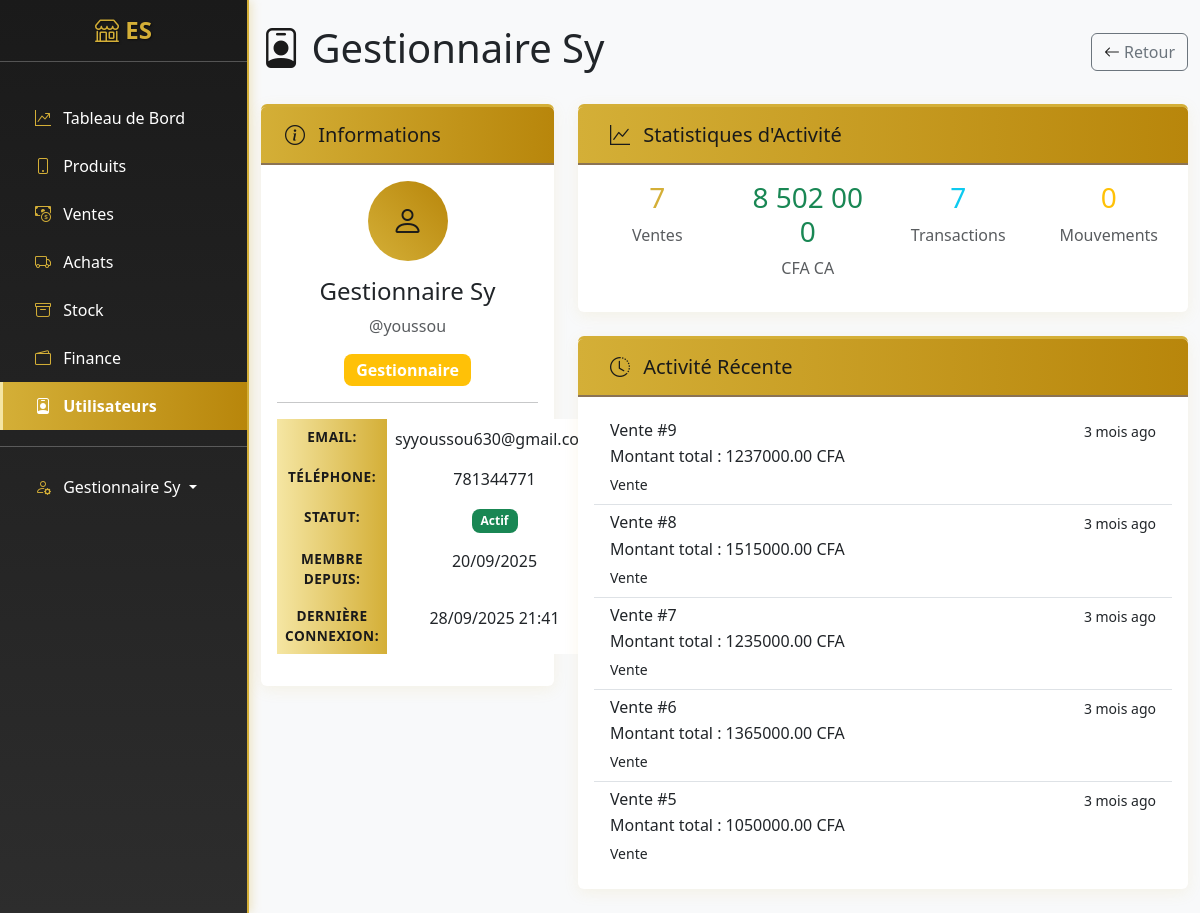
/accounts/users/3/ (signed in), run on an earlier commit of the app's database.
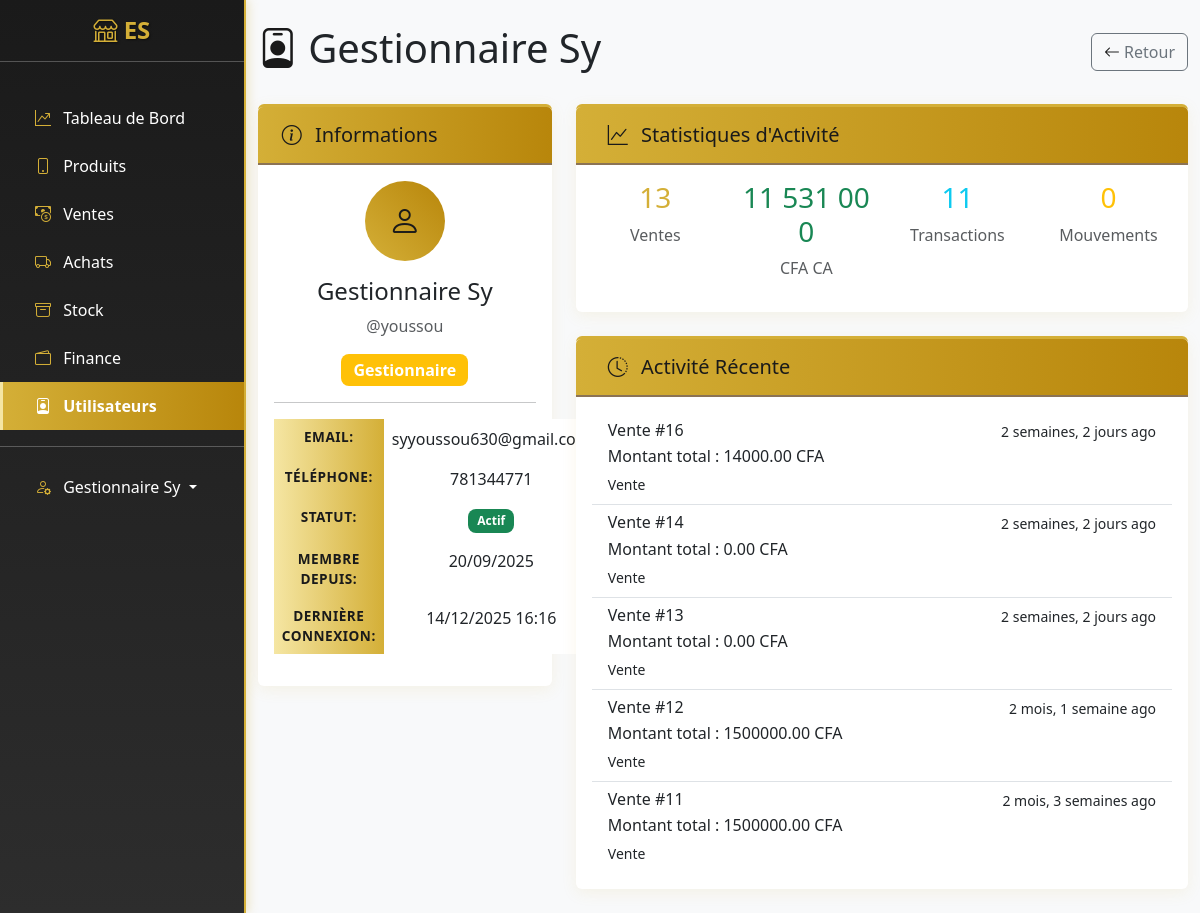
And on a later commit of the database.
### apps/users/models.py (models this page shows, shortened)
class User(AbstractUser):
    ROLE_CHOICES = [
        ('admin', 'Administrateur'),
        ('manager', 'Gestionnaire'),
        ('cashier', 'Caissier'),
    ]
    email = models.EmailField(unique=True)
    telephone = models.CharField(max_length=15, blank=True)
    role = models.CharField(max_length=20, choices=ROLE_CHOICES, default='admin')
    date_creation = models.DateTimeField(auto_now_add=True)
    USERNAME_FIELD = 'username'
    REQUIRED_FIELDS = ['email']
    class Meta:
        verbose_name = "Utilisateur"
        verbose_name_plural = "Utilisateurs"
    @property
    def ventes_count(self):
        return self.ventes_vendeur.count()
    @property
    def ca_total(self):
        return self.ventes_vendeur.aggregate(total=Sum('total_ttc'))['total'] or 0
    @property
    def transactions_count(self):
        return sum(v.transactions.count() for v in self.ventes_vendeur.all())
    @property
    def mouvements_count(self):
        return 0

### apps/ventes/models.py (models this page shows, shortened)
class Vente(models.Model):
    MODE_PAIEMENT_CHOICES = [
        ('especes', 'Espèces'),
        ('carte', 'Carte bancaire'),
        ('cheque', 'Chèque'),
        ('virement', 'Virement'),
        ('mobile', 'Paiement mobile'),
    ]
    numero = models.CharField(max_length=20, unique=True, blank=True)
    client = models.CharField(max_length=200, blank=True)
    telephone_client = models.CharField(max_length=15, blank=True)
    total_ht = models.DecimalField(max_digits=10, decimal_places=2, default=0)
    total_ttc = models.DecimalField(max_digits=10, decimal_places=2, default=0)
    mode_paiement = models.CharField(max_length=20, choices=MODE_PAIEMENT_CHOICES, default='especes')
    vendeur = models.ForeignKey(User, on_delete=models.SET_NULL, null=True, blank=True, related_name="ventes_vendeur")
    date_vente = models.DateTimeField(auto_now_add=True)
    note = models.TextField(blank=True)
    utilisateur = models.ForeignKey(
        User,
        on_delete=models.SET_NULL,
        null=True,
        blank=True,
        related_name='ventes_utilisateur'  # <- correspond à user.ventes
    )
    class Meta:
        verbose_name = "Vente"
        verbose_name_plural = "Ventes"
        ordering = ['-date_vente']

### apps/users/views.py (the view)
# urls.py: path('users/<int:pk>/', views.UserDetailView.as_view(), name='user_detail'),
class UserDetailView(LoginRequiredMixin, UserPassesTestMixin, DetailView):
    model = User
    template_name = 'users/user_detail.html'
    context_object_name = 'user_obj'
    def test_func(self):
        return self.request.user.role in ['admin', 'manager']
    def get_context_data(self, **kwargs):
        context = super().get_context_data(**kwargs)
        user = self.get_object()
        ventes = user.ventes_vendeur.order_by('-date_vente')[:5]
        activites = []
        for vente in ventes:
            activites.append({
                "titre": f"Vente #{vente.id}",
                "description": f"Montant total : {vente.total_ttc} CFA",
                "date": vente.date_vente,
                "type": "Vente"
            })
        context["activites_recentes"] = activites
        return context

### templates/users/user_detail.html (shortened to what the changed rows need)
{% extends 'base.html' %}
{% load humanize %}
{% block content %}
<div class="d-flex justify-content-between align-items-center mb-4">
    <h1><i class="bi bi-person-badge"></i> {{ user_obj.get_full_name|default:user_obj.username }}</h1>
    <div>
        <a href="{% url 'users:user_list' %}" class="btn btn-outline-secondary">
        </a>
    </div>
</div>
<div class="row">
    <div class="col-md-4">
        <div class="card">
            <div class="card-body text-center">
                <div class="avatar-circle mx-auto mb-3" style="width: 80px; height: 80px; font-size: 2rem;">
                    <i class="bi bi-person"></i>
                </div>
                <h4>{{ user_obj.get_full_name|default:user_obj.username }}</h4>
                <p class="text-muted">@{{ user_obj.username }}</p>
                <span class="badge {% if user_obj.role == 'admin' %}bg-danger{% elif user_obj.role == 'manager' %}bg-warning{% else %}bg-info{% endif %} fs-6">
                    {{ user_obj.get_role_display }}
                </span>
                <hr>
                <table class="table table-borderless">
                    <tr>
                        <th>Email:</th>
                        <td>{{ user_obj.email }}</td>
                    </tr>
                    <tr>
                        <th>Téléphone:</th>
                        <td>{{ user_obj.telephone|default:"N/A" }}</td>
                    </tr>
                    <tr>
                        <th>Statut:</th>
                    </tr>
                    <tr>
                        <th>Membre depuis:</th>
                        <td>{{ user_obj.date_creation|date:"d/m/Y" }}</td>
                    </tr>
                    <tr>
                        <th>Dernière connexion:</th>
                        <td>{{ user_obj.last_login|date:"d/m/Y H:i"|default:"Jamais" }}</td>
                    </tr>
                </table>
            </div>
        </div>
    </div>
    <div class="col-md-8">
        <div class="card mb-4">
            <div class="card-body">
                <div class="row text-center">
                    <div class="col-md-3">
                        <h3 class="text-primary">{{ user_obj.ventes_count|default:0 }}</h3>
                        <p class="text-muted">Ventes</p>
                    </div>
                    <div class="col-md-3">
                        <h3 class="text-success">{{ user_obj.ca_total|default:0|floatformat:0|intcomma }}</h3>
                        <p class="text-muted">CFA CA</p>
                    </div>
                    <div class="col-md-3">
                        <h3 class="text-info">{{ user_obj.transactions_count|default:0 }}</h3>
                        <p class="text-muted">Transactions</p>
                    </div>
                    <div class="col-md-3">
                        <h3 class="text-warning">{{ user_obj.mouvements_count|default:0 }}</h3>
                        <p class="text-muted">Mouvements</p>
                    </div>
                </div>
            </div>
        </div>
        <div class="card">
            <div class="card-body">
                <div class="list-group list-group-flush">
                    {% for activite in activites_recentes %}
                    <div class="list-group-item">
                        <div class="d-flex w-100 justify-content-between">
                            <h6 class="mb-1">{{ activite.titre }}</h6>
                            <small>{{ activite.date|timesince }} ago</small>
                        </div>
                        <p class="mb-1">{{ activite.description }}</p>
                        <small>{{ activite.type }}</small>
                    </div>
                    {% empty %}
                    <div class="text-center text-muted py-4">
                        <i class="bi bi-clock-history" style="font-size: 2rem;"></i>
                        <br>Aucune activité récente
                    </div>
                    {% endfor %}
                </div>
            </div>
        </div>
    </div>
</div>
{% endblock %}

### templates/base.html (shortened to what this page needs)
<!DOCTYPE html>
<html lang="fr">
    <head>
        <link href="https://cdn.jsdelivr.net/npm/bootstrap@5.3.0/dist/css/bootstrap.min.css" rel="stylesheet">
        <link rel="stylesheet" href="https://cdn.jsdelivr.net/npm/bootstrap-icons@1.11.0/font/bootstrap-icons.css">
        {% load static %}
        <link rel="stylesheet" href="{% static 'css/custom.css' %}">
    </head>
    <body>
        <div id="wrapper">
            <div class="d-md-flex">
                <nav id="sidebar" class="text-white collapse d-md-block" style="width: 250px; min-height: 100vh;">
                    <div class="position-sticky">
                        <div class="py-3">
                            <h4 class="text-center">
                                <i class="logo bi-shop"></i> ES
                            </h4>
                            <hr>
                        </div>
                        <div class="nav flex-column">
                            <a href="{% url 'dashboard:index' %}" class="nav-link text-white {% if request.resolver_match.app_name == 'dashboard' %}active{% endif %}">
                                <i class="logo bi-graph-up-arrow px-2"></i> Tableau de Bord
                            </a>
                            <a href="{% url 'produits:list' %}" class="nav-link text-white {% if request.resolver_match.app_name == 'produits' %}active{% endif %}">
                                <i class="logo bi-phone px-2"></i> Produits
                            </a>
                            <a href="{% url 'ventes:list' %}" class="nav-link text-white {% if request.resolver_match.app_name == 'ventes' %}active{% endif %}">
                                <i class="logo bi-cash-coin px-2"></i> Ventes
                            </a>
                            <a href="{% url 'achats:list' %}" class="nav-link text-white {% if request.resolver_match.app_name == 'achats' %}active{% endif %}">
                                <i class="logo bi-truck px-2"></i> Achats
                            </a>
                            <a href="{% url 'stock:list' %}" class="nav-link text-white {% if request.resolver_match.app_name == 'stock' %}active{% endif %}">
                                <i class="logo bi-archive px-2"></i> Stock
                            </a>
                            <a href="{% url 'finance:overview' %}" class="nav-link text-white {% if request.resolver_match.app_name == 'finance' %}active{% endif %}">
                                <i class="logo bi-wallet2 px-2"></i> Finance
                            </a>
                            {% if user.role in 'admin,manager' %}
                            <a href="{% url 'users:user_list' %}" class="nav-link text-white {% if request.resolver_match.app_name == 'users' %}active{% endif %}">
                                <i class="logo bi-person-badge px-2"></i> Utilisateurs
                            </a>
                            {% endif %}
                            <hr>
                            <div class="dropdown">
                                <a class="nav-link text-white dropdown-toggle" href="#" role="button" data-bs-toggle="dropdown">
                                    <i class="logo bi-person-gear px-2"></i> {{ user.get_full_name|default:user.username }}
                                </a>
                            </div>
                        </div>
                    </div>
                </nav>
                <main class="flex-fill">
                    <div class="container-fluid py-4">
                        {% block content %}{% endblock %}
                    </div>
                </main>
            </div>
        </div>
        {% load static %}
    </body>
</html>

What changed in the data, as far as the page shows it:
no longer on this page (row unchanged): Vente: date "3 mois"
no longer on this page (row unchanged): Vente: date "3 mois"
no longer on this page (row unchanged): Vente: date "3 mois"
no longer on this page (row unchanged): Vente: date "3 mois"
no longer on this page (row unchanged): Vente: date "3 mois"
changed User "Gestionnaire Sy": last_login "28/09/2025 21:41" → "14/12/2025 16:16"; ventes_count "7" → "13"; ca_total "8 502 000" → "11 531 000"; transactions_count "7" → "11"
added Vente: date "2 semaines, 2 jours"
added Vente: date "2 semaines, 2 jours"
added Vente: date "2 semaines, 2 jours"
added Vente: date "2 mois, 1 semaine"
added Vente: date "2 mois, 3 semaines"
Also different on the page:
new list line: "Vente #16 ago Montant total : 14000.00 CFA Vente"
new list line: "Vente #14 ago Montant total : 0.00 CFA Vente"
new list line: "Vente #13 ago Montant total : 0.00 CFA Vente"
new list line: "Vente #12 ago Montant total : 1500000.00 CFA Vente"
new list line: "Vente #11 ago Montant total : 1500000.00 CFA Vente"
list line gone: "Vente #9 ago Montant total : 1237000.00 CFA Vente"
list line gone: "Vente #8 ago Montant total : 1515000.00 CFA Vente"
list line gone: "Vente #7 ago Montant total : 1235000.00 CFA Vente"
list line gone: "Vente #6 ago Montant total : 1365000.00 CFA Vente"
list line gone: "Vente #5 ago Montant total : 1050000.00 CFA Vente"
